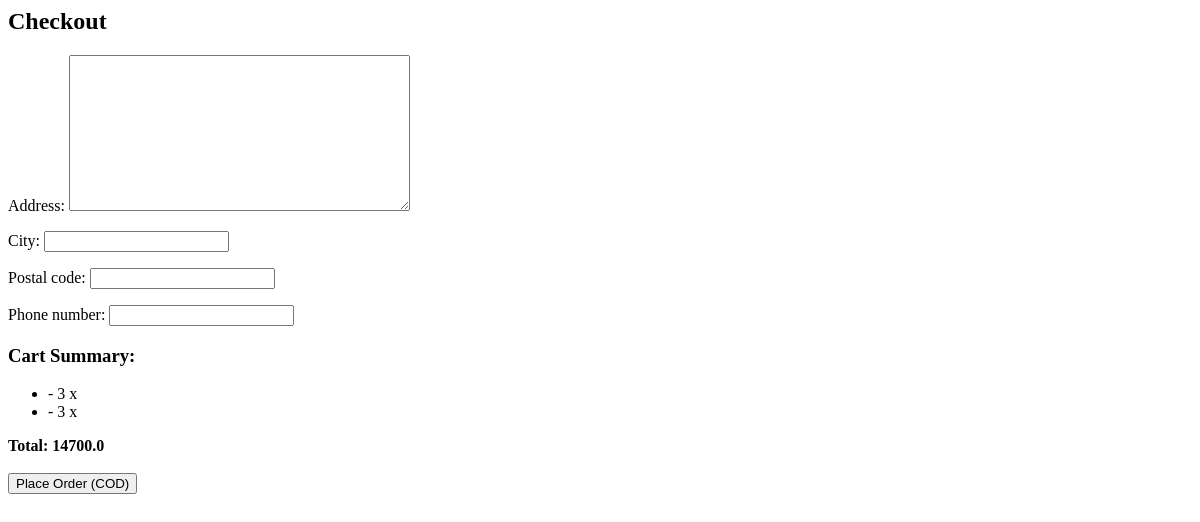
/checkout/ (signed in), run on an earlier commit of the app's database.
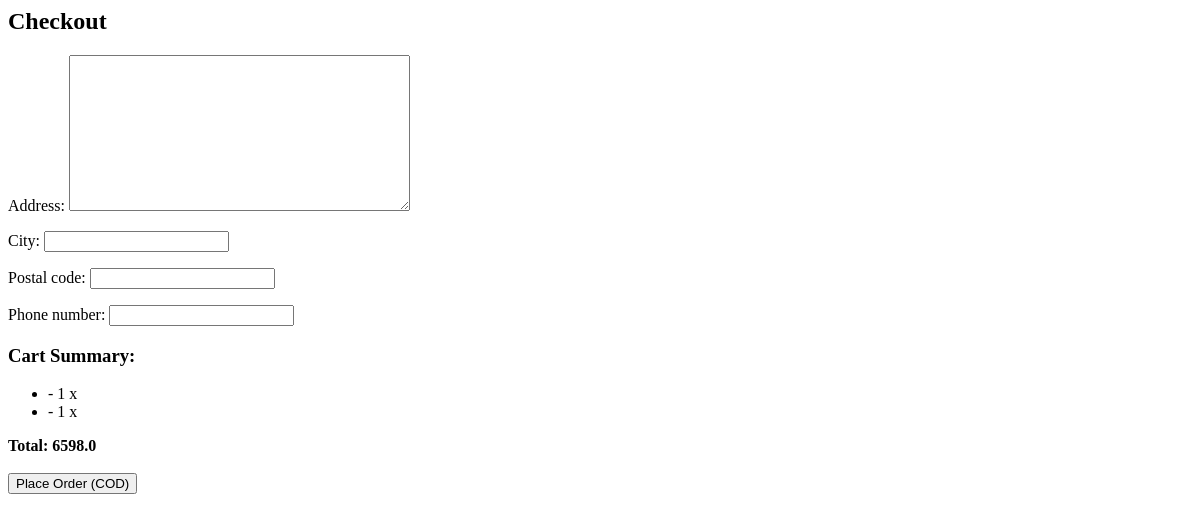
And on a later commit of the database.
### nep_app/models.py (models this page shows, shortened)
class CartItemModel(models.Model):
    cart = models.ForeignKey(
        CartModel, on_delete=models.CASCADE, related_name="cart_items"
    )
    product = models.ForeignKey(
        ProductModel,
        on_delete=models.SET_NULL,
        null=True,
        blank=True,
        related_name="cart_items",
    )
    quantity = models.PositiveIntegerField(default=1)
    unit_price = models.DecimalField(
        max_digits=10,
        decimal_places=2,
        null=True,
        blank=True,
        help_text="Snapshot of the price at the time the item was added",
    )

### nep_app/views.py (the view)
# urls.py: path('checkout/', checkout, name='checkout'),
@login_required
@transaction.atomic
def checkout(request):
    cart = CartModel.objects.filter(user=request.user, is_active=True).first()
    if not cart:
        return redirect("cart_Detail")
    cart_items = CartItemModel.objects.filter(cart=cart)
    if not cart_items.exists():
        return redirect("cart_Detail")  # Or use a separate 'cart_empty' view
    total_price = sum(
        float(item.product.product_price) * item.quantity for item in cart_items
    )
    if request.method == "POST":
        form = ShippingForm(request.POST)
        if form.is_valid():
            shipping = form.save(commit=False)
            shipping.user = request.user
            shipping.save()
            order = Order.objects.create(
                user=request.user,
                shipping_info=shipping,
                total_price=total_price,
                payment_method="COD",
                status="Confirmed",
            )
            for item in cart_items:
                OrderItem.objects.create(
                    order=order,
                    product=item.product,
                    quantity=item.quantity,
                    price=item.product.product_price,
                )
                item.product.product_stock -= item.quantity
                item.product.save()
            cart.is_active = False
            cart.save()
            cart_items.delete()
            return redirect("order_success", order_id=order.id)
    else:
        form = ShippingForm()
    return render(
        request,
        "content/checkout.html",
        {"form": form, "cart_items": cart_items, "total_price": total_price},
    )

### nep_app/forms.py
class ShippingForm(forms.ModelForm):
    class Meta:
        model = ShippingInfoModel
        fields = ['address', 'city', 'postal_code', 'phone_number']

### templates/content/checkout.html (shortened to what this page needs)
<h2>Checkout</h2>
<form method="post">
  {{ form.as_p }}
  <h3>Cart Summary:</h3>
  <ul>
    {% for item in cart_items %}
      <li>{{ item.product.name }} - {{ item.quantity }} x {{ item.product.price }}</li>
    {% endfor %}
  </ul>
  <strong>Total: {{ total_price }}</strong><br><br>
  <button type="submit">Place Order (COD)</button>
</form>

What changed in the data, as far as the page shows it:
removed CartItemModel: quantity "3"
removed CartItemModel: quantity "3"
added CartItemModel: quantity "1"
added CartItemModel: quantity "1"
Also different on the page:
{{ total_price }}: "14700.0" → "6598.0"
